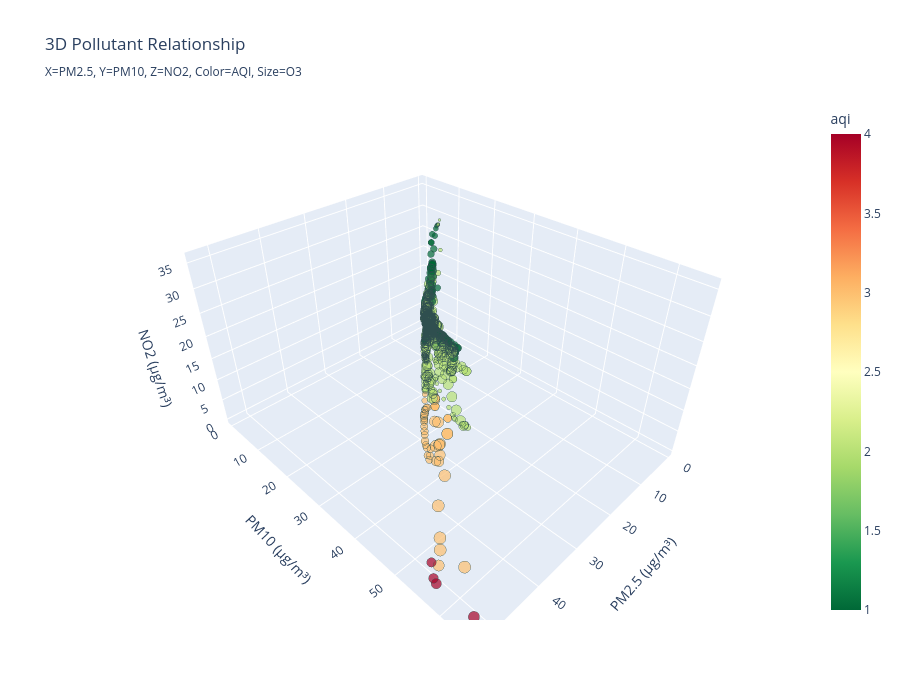

Source (notebook cell):
### Markdown cell above
## 6. Pollutant Relationships 🔬

### Code cell
# 3D scatter plot showing pollutant relationships
fig = px.scatter_3d(
    df,
    x='pm2_5',
    y='pm10',
    z='no2',
    color='aqi',
    size='o3',
    hover_data=['city_name', 'timestamp'],
    title='3D Pollutant Relationship<br><sub>X=PM2.5, Y=PM10, Z=NO2, Color=AQI, Size=O3</sub>',
    labels={'pm2_5': 'PM2.5 (μg/m³)', 'pm10': 'PM10 (μg/m³)', 'no2': 'NO2 (μg/m³)'},
    color_continuous_scale='RdYlGn_r',
    height=700
)

fig.update_traces(marker=dict(line=dict(width=0.5, color='DarkSlateGrey')))

fig.show()

print("\n💡 Interactive 3D plot - you can:")
print("   • Click and drag to rotate")
print("   • Scroll to zoom in/out")
print("   • Hover over points for details")

### Figure 1 — Plotly figure (JSON) as saved in the notebook; plotly's stock layout.template omitted (floating-point values rounded to 4 significant figures; data arrays with more than 128 entries replaced by an {"elided": "..."} marker saying what was removed)
{"data": [{"customdata": {"elided": "941x2 str values"}, "hovertemplate": "PM2.5 (μg/m³)=%{x}<br>PM10 (μg/m³)=%{y}<br>NO2 (μg/m³)=%{z}<br>o3=%{marker.size}<br>city_name=%{customdata[0]}<br>timestamp=%{customdata[1]}<br>aqi=%{marker.color}<extra></extra>", "legendgroup": "", "marker": {"color": {"elided": "941 int values"}, "coloraxis": "coloraxis", "line": {"color": "DarkSlateGrey", "width": 0.5}, "size": {"elided": "941 float values"}, "sizemode": "area", "sizeref": 0.2816, "symbol": "circle"}, "mode": "markers", "name": "", "scene": "scene", "showlegend": false, "type": "scatter3d", "x": {"elided": "941 float values"}, "y": {"elided": "941 float values"}, "z": {"elided": "941 float values"}}], "layout": {"coloraxis": {"colorbar": {"title": {"text": "aqi"}}, "colorscale": [[0, "rgb(0,104,55)"], [0.1, "rgb(26,152,80)"], [0.2, "rgb(102,189,99)"], [0.3, "rgb(166,217,106)"], [0.4, "rgb(217,239,139)"], [0.5, "rgb(255,255,191)"], [0.6, "rgb(254,224,139)"], [0.7, "rgb(253,174,97)"], [0.8, "rgb(244,109,67)"], [0.9, "rgb(215,48,39)"], [1, "rgb(165,0,38)"]]}, "height": 700, "legend": {"itemsizing": "constant", "tracegroupgap": 0}, "scene": {"domain": {"x": [0, 1], "y": [0, 1]}, "xaxis": {"title": {"text": "PM2.5 (μg/m³)"}}, "yaxis": {"title": {"text": "PM10 (μg/m³)"}}, "zaxis": {"title": {"text": "NO2 (μg/m³)"}}}, "title": {"text": "3D Pollutant Relationship<br><sub>X=PM2.5, Y=PM10, Z=NO2, Color=AQI, Size=O3</sub>"}}}
